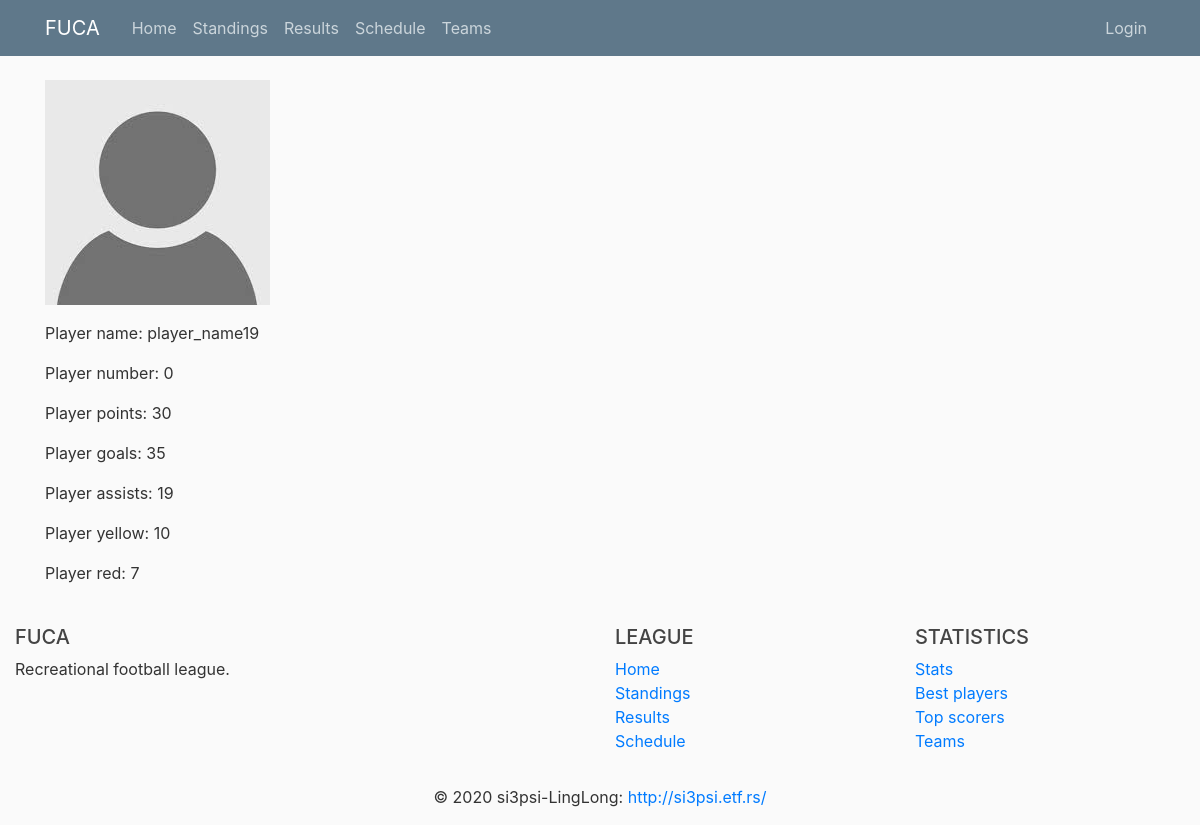
The app's page /player/20, older data.
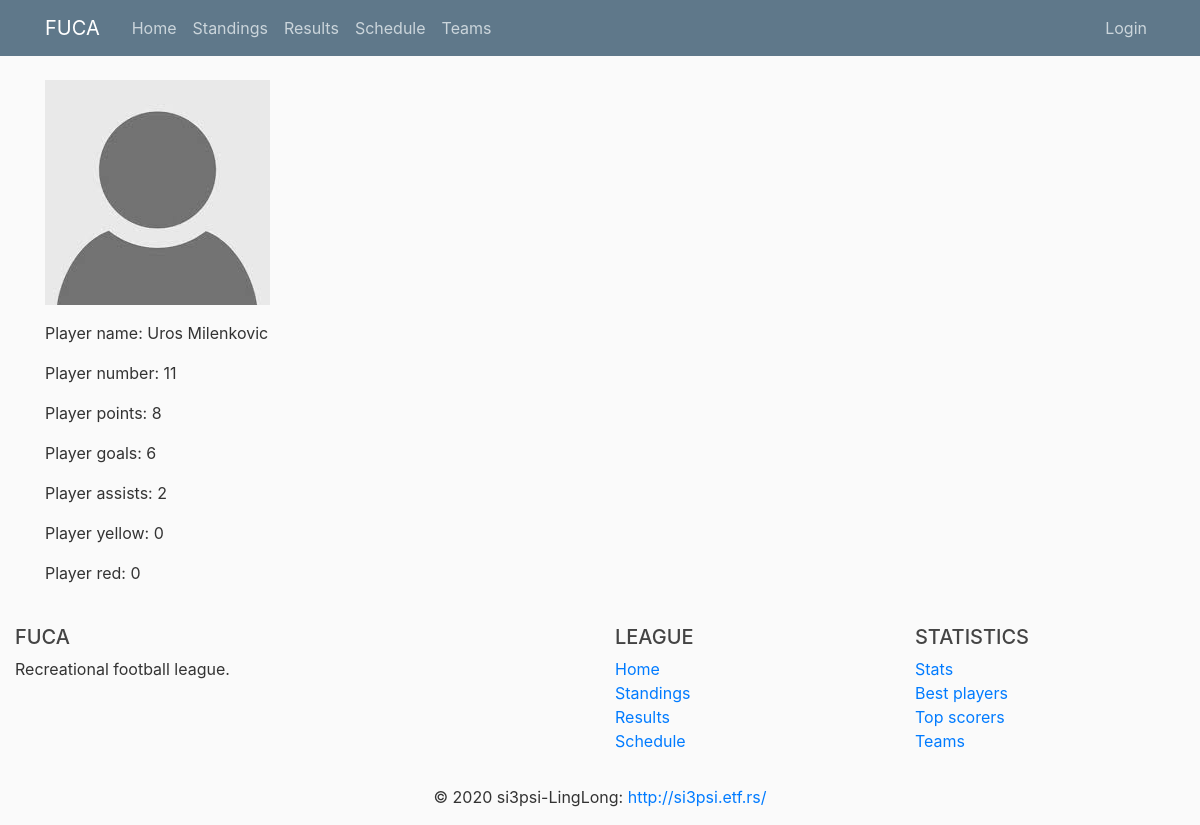
The same page, newer data.
### fuca/models.py (models this page shows, shortened)
class Player(db.Model):
    __tablename__ = 'player'
    id          = db.Column(db.Integer,     primary_key=True)
    name        = db.Column(db.String(100), nullable=False)
    birthdate   = db.Column(db.DateTime,    nullable=False)
    number      = db.Column(db.Integer,     nullable=False)
    image       = db.Column(db.String(20),  nullable=False, default='default.jpg')
    email       = db.Column(db.String(120), unique=True,    nullable=False)
    password    = db.Column(db.String(60))
    team_id     = db.Column(db.Integer, db.ForeignKey('team.id'), nullable=False)
    statistics  = db.relationship('Statistics', backref='player', lazy=True)
    def goals(self):
        goals = 0
        for stat in self.statistics:
            goals += stat.goals
        return goals
    def assists(self):
        assists = 0
        for stat in self.statistics:
            assists += stat.assists
        return assists
    def red(self):
        red = 0
        for stat in self.statistics:
            red += stat.red
        return red
    def yellow(self):
        yellow = 0
        for stat in self.statistics:
            yellow += stat.yellow
        return yellow
    def points(self):
        return self.goals() + self.assists() - self.yellow() - 2 * self.red()
    def jinja_dict(self):
        return {'name'          : self.name,
                'birthdate'     : self.birthdate,
                'image'         : self.image,
                'email'         : self.email,
                'team_id'       : self.team_id,
                'number'        : self.number,
                'goals'         : self.goals(),
                'assists'       : self.assists(),
                'red'           : self.red(),
                'yellow'        : self.yellow(),
                'points'        : self.points(),
                'id'            : self.id}

### fuca/routes/home_routes.py (the view)
@app.route("/player/<int:id>")
def player(id):
    player = Player.query.get(id)
    if not player:
        return "404"
    player = player.jinja_dict()
    image_file = url_for('static', filename='images/players/{}'.format(player['image']))
    return render_template('home/player.html', player=player, image_file=image_file, title=player['name'])

### fuca/templates/home/player.html
{% extends 'home/layout.html' %}
{% block content %}
    <p><img src="{{ image_file }}"></p>
    <p>Player name: {{ player.name }}</p>
    <p>Player number: {{ player.number }}</p>
    <p>Player points: {{ player.points }}</p>
    <p>Player goals: {{ player.goals }}</p>
    <p>Player assists: {{ player.assists }}</p>
    <p>Player yellow: {{ player.yellow }}</p>
    <p>Player red: {{ player.red }}</p>
{% endblock content %}

Row changes from the older to the newer data that the page shows:
changed Player: name "player_name19" → "Uros Milenkovic"
Text that changed along with them:
{{ player.number }}: "0" → "11"
{{ player.points }}: "30" → "8"
{{ player.goals }}: "35" → "6"
{{ player.assists }}: "19" → "2"
{{ player.yellow }}: "10" → "0"
{{ player.red }}: "7" → "0"
